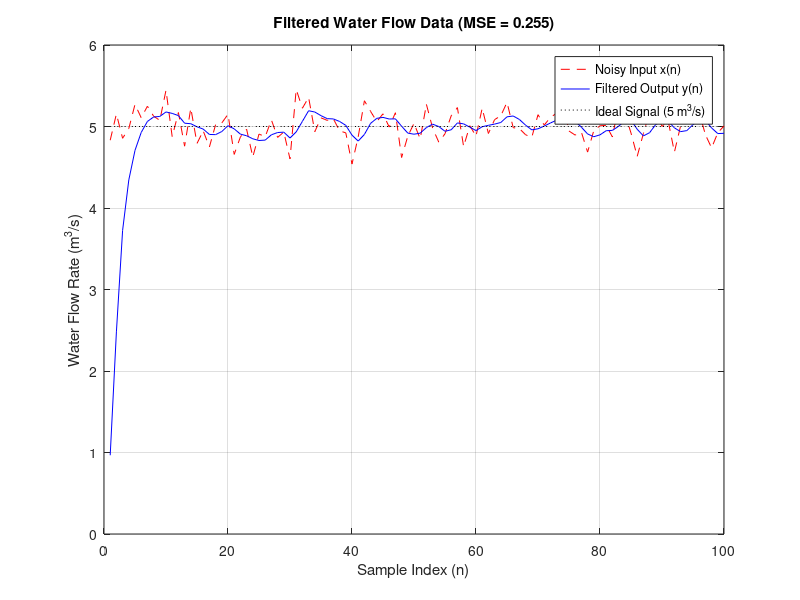

Here is the MATLAB script that generated this plot:
%% Q3 solve

% Signal & Noise Generation 
N = 100;                        % Number of samples
clean_signal = 5*ones(1, N); % True flow rate = 5 m^3/s
noise = 0.2*randn(1, N);       % Gaussian noise
x=clean_signal + noise;  % Noisy input signal x(n)

a1 = 0.5;
b0 = 0.2;
b1 = 0.2;
b2 = 0.1;

b = [b0, b1, b2];  
a = [1, -a1];     

%Filter Execution
y = filter(b, a, x);

% MSE Calculation 
MSE = mean((clean_signal -y).^2);
fprintf('Mean Squared Error (MSE) = %f\n', MSE);

%plotting Results
n = 1:N;
figure;
plot(n, x, 'r--'); hold on;
plot(n, y, 'b-');
plot(n, clean_signal, 'k:');
grid on;

xlabel('Sample Index (n)');
ylabel('Water Flow Rate (m^3/s)');
title(['Filtered Water Flow Data (MSE = ', num2str(MSE), ')']);
legend('Noisy Input x(n)', 'Filtered Output y(n)', 'Ideal Signal (5 m^3/s)');
